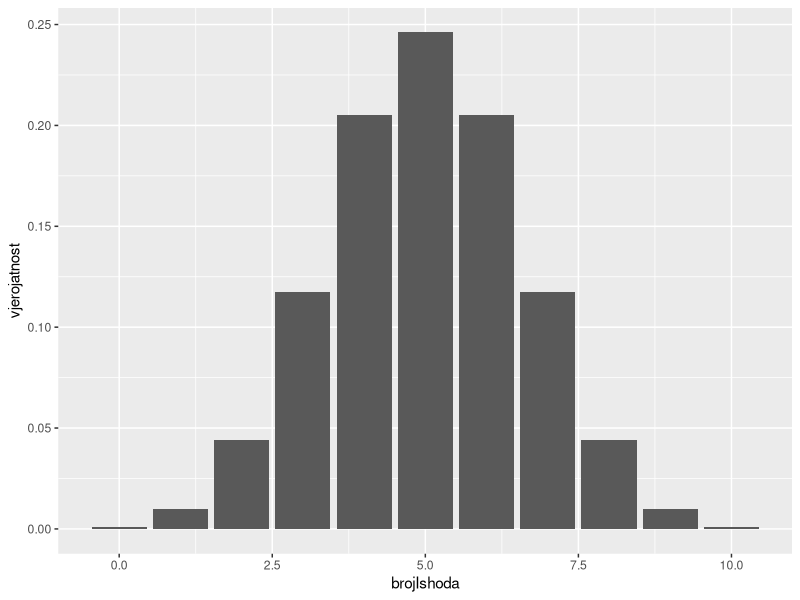
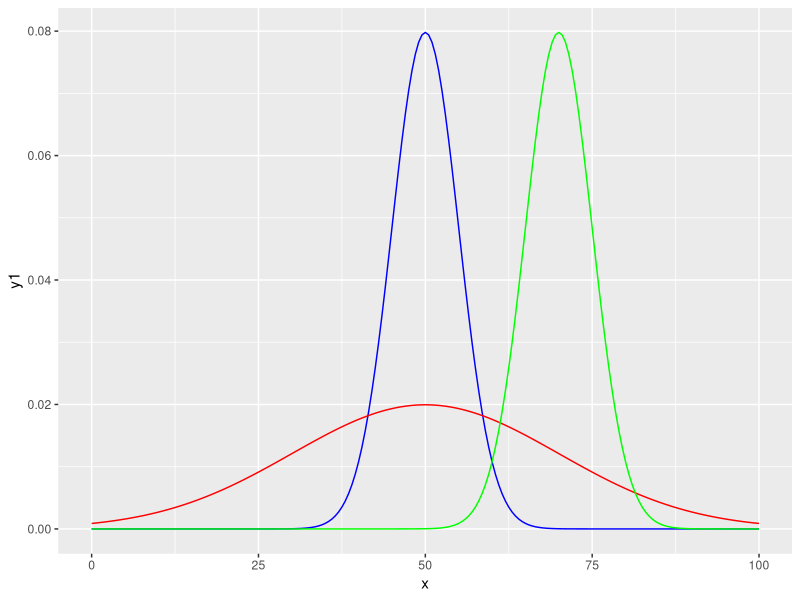
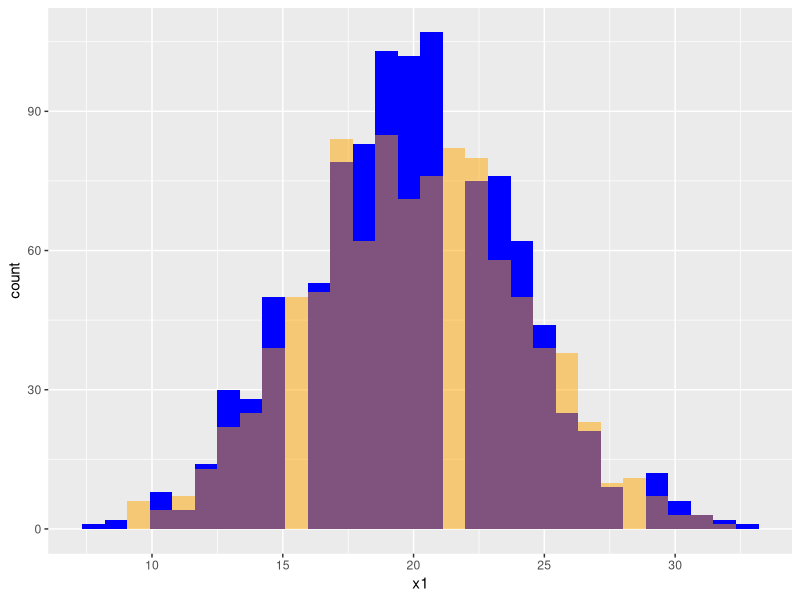
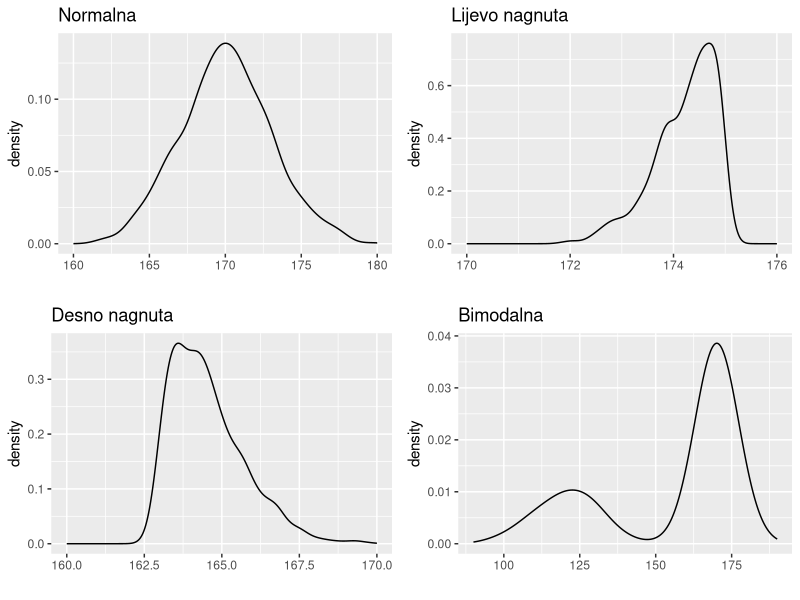
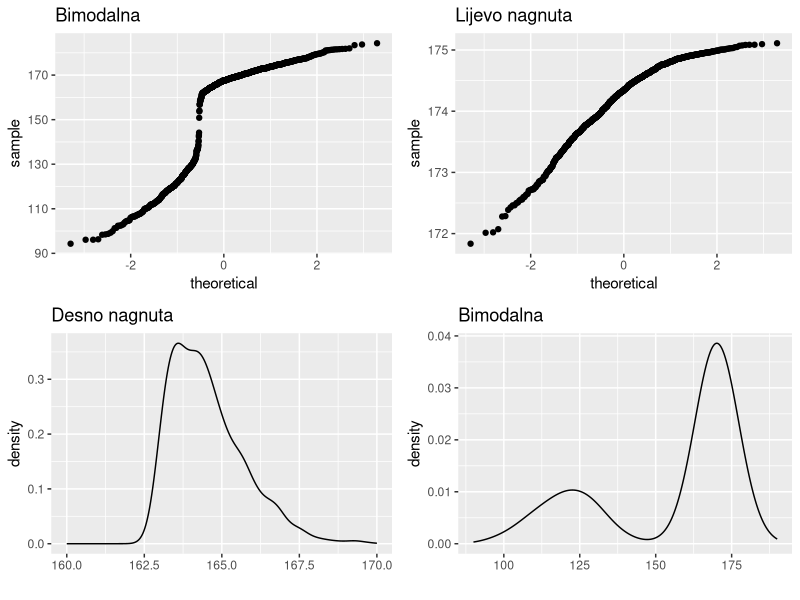
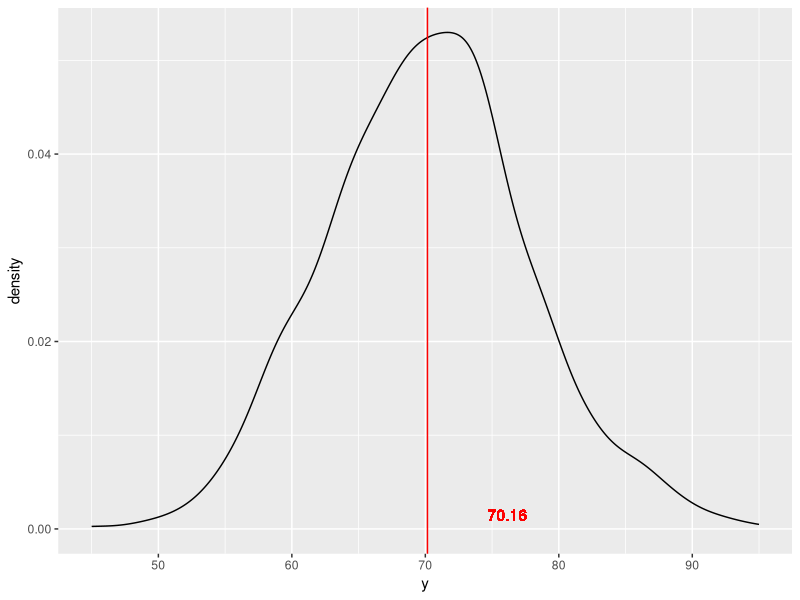

Here is the R script that generated these plots, in order:
## ---- chunk 1
library(tidyverse)
library(sn)
library(GGally)
library(gridExtra)
brojZad <- 0
brojPog <- 13
## ---- chunk 2
# koja je vjerojatnost da u 10 bacanja novčića vrijednost "pismo" dobijete točno jednom?
dbinom(1, 10, 1/2)

# koja je vjerojatnost da u 20 bacanja novčića broj dobivanja vrijednosti "pismo" bude manji ili jednak 10?
pbinom(10, 20, 1/2)

# koja je vrijednost prvog, drugog i trećeg kvartila u bacanju novčića 100 puta?
qbinom(p = c(0.25, 0.5, 0.75), size = 100, prob = 0.5)

# nacrtajte funkciju razdiobe eksperimenta bacanja novčića 100 puta
## NAPUTAK: napravite pomoćni numerički vektor svih mogućih ishoda, 
##          konstruirajte podatkovni okvir sa potrebnim podacima a potom nacrtajte razdiobu
##          na grafu odabrane geometrije (točkasta, linijska ili stupčasta)

data.frame(brojIshoda = 0:10, vjerojatnost = dbinom(0:10, 10, 0.5)) %>%
  ggplot(aes(x=brojIshoda,y=vjerojatnost)) + geom_bar(stat="identity")

data.frame(brojIshoda = 0:10, vjerojatnost = dbinom(0:10, 10, 0.5))
## ---- chunk 3
# ako pretpostavimo normalnu razdiobu sa sredinom 50 i standardnom devijacijom 5, koja je vjerojatnost
# da će slučajno odabrana opservacija imati vrijednost između 55 i 65?
pnorm(65, 50, 5) - pnorm(55, 50, 5)


# na jednom grafu prikažite funkcije gustoće razdiobe sa sljedećim parametrima
#   - sredina: 50, st.dev: 5   (plava linija)
#   - sredina: 50, st.dev: 20  (crvena linija)
#   - sredina: 70, st.dev: 5   (zelena linija)
#
## NAPUTAK: koristite trik s "pomoćnim vektorom" iz prethodnog zadatka
##          na isti graf stavite tri geometrije sa redefinicijom y estetike
x<-seq(0,100,0.5)
df<-data.frame(x=x,y1=dnorm(x,50,5),y2=dnorm(x,50,20),y3=dnorm(x,70,5))
ggplot(df,aes(x=x))+geom_line(aes(y=y1),color="blue")+geom_line(aes(y=y2),color="red")+geom_line(aes(y=y3),color="green")
## ---- chunk 4
# generirajte 1000 opservacija koje odgovaraju broju pozitivnih ishoda
# kod 100 ponavljanja Bernoullijevog eksperimenta sa vjerojatnosti
# pozitivnog ishoda od 0.2
x1 <- rbinom(1000, 100, 0.2)

# generirajte 1000 opservacija koje odgovaraju normalnoj razdiobi
# sa srednjom vrijednosti 20 i standardnom devijacijom 4
x2 <- rnorm(1000, 20, 4)

# na istom grafu nacrtajte histograme oba skupa opservacija
# (sami odaberite prikladnu širinu ladice)
data.frame(x1=x1,x2=x2) %>% ggplot(aes(x=x1)) + geom_histogram(fill='blue',aplha = 0.5,bins = 30) + geom_histogram(aes(x=x2), fill='orange',alpha = 0.5, bins= 30)
## ---- chunk 5
# učitajte podatke iz datoteke "podaci.csv" i prikažite izgled
# procjenjene funkcije razdiobe za svaki od stupaca
# komentirajte izgled tj. prirodu prikazanih razdiobi
df <- read_csv("podaci.csv",show_col_types = F)
g1 <-  ggplot(df, aes(x1)) + geom_density() + labs(x = "", title = "Normalna") + xlim(c(160, 180))
g2 <-  ggplot(df, aes(x2)) + geom_density() + labs(x = "", title = "Lijevo nagnuta") + xlim(c(170, 176))
g3 <-  ggplot(df, aes(x3)) + geom_density() + labs(x = "", title = "Desno nagnuta") + xlim(c(160, 170))
g4 <-  ggplot(df, aes(x4)) + geom_density() + labs(x = "", title = "Bimodalna") + xlim(c(90, 190))
grid.arrange(g1,g2,g3,g4,nrow=2,ncol=2)

## ---- chunk 6
# nacrtajte QQ grafove varijabli iz prethodnog zadatka
g1<-ggplot(df,aes(sample=x1)) + geom_qq() + labs(title="Normalna")
g2<-ggplot(df,aes(sample=x2)) + geom_qq() + labs(title="Lijevo nagnuta")
g1<-ggplot(df,aes(sample=x3)) + geom_qq() + labs(title="Desno nagnuta")
g1<-ggplot(df,aes(sample=x4)) + geom_qq() + labs(title="Bimodalna")
grid.arrange(g1, g2, g3, g4, nrow=2, ncol=2)
## ---- chunk 7
set.seed(1234)
# napišite funkciju `baciNovcic(n)` koja će vratiti vektor duljine `n` sa nasumično 
# odabranim vrijednostima 0 (pismo) i 1 (glava)
# bacite novčić 10, 100, 1000 i 1,000,000 puta te ispišite postotak slučajeva kada je ispala "glava"

baciNovcic <- function(n) {
  sample(c(0, 1), n, replace = T)
}
baciNovcic(10) %>% mean(.)
baciNovcic(100) %>% mean(.)
baciNovcic(1000) %>% mean(.)
baciNovcic(1000000) %>% mean(.)

## ---- chunk 8
set.seed(1234)
# napravite funkciju `baci2kockice(n)` koja vraća vektor od n elemenata
# gdje je svaki element zbroj rezultata jednog bacanja dvije kockice

# ispišite vjerojatnosti svakog mogućeg zbroja za 100, 1000 i 1,000,000 bacanja kockice
baci2kockice <- function(n) {
  replicate(n , sample(1:6, 1) + sample(1:6, 1))
}
table(baci2kockice((100))) / 100
table(baci2kockice((1000))) / 1000
round(table(baci2kockice(1000000))/1000000,3)

## ---- chunk 9
set.seed(1234)
# igra "belot" se igra sa mađarskim kartama - 32 karte u 4 različite boje
# svaki igrač dobiva po 8 karata
# jedan od rijetkih događaja u igri je zvanje "belot" kod kojeg (barem) jedan od igrača
# dobije sve karte jednake boje
# simulacijom procijenite vjerojatnost ovog događaja
spil <- c(rep(1, 8), rep(2, 8), rep(3, 8), rep(4, 8))
belotExp <- function() {
  spil <- sample(spil, 32)
  
zvanjeBelot <- (length(unique(spil[1:8])) == 1 || length(unique(spil[9:16])) == 1 || length(unique(spil[17:24])) == 1 || length(unique(spil[25:32])) == 1)
  zvanjeBelot
}

replicate(1000000, belotExp()) %>% sum
## ---- chunk 10
set.seed(1234)
# 1000 puta ponovite simulaciju bacanja kockice 20 puta
# rezultate simulacije pohranite u matricu gdje će retci biti 
# zapis 20 ishoda pojedinog bacanja
rez <- replicate(1000, sample(1:6, 20, replace = TRUE)) %>% t
# ispišite prva 3 redaka dobivene matrice
rez[1:3, ]

## ---- chunk 11
# nacrtajte razdiobu suma bacanja dobivenih u simulacijama pohranjenim u varijabli `rez`
# za računanje sumi koristite funkciju `apply` ili `rowSums`
# u varijablu `prosjSum` upišite prosječnu sumu zaokruženu na 2 decimale
# za crtanje razdiobe koristite `ggplot` i `geom_density`
# dodajte crvenu vertikalnu liniju na sredini uz pomoć fukcije `geom_vline`
#    (estetika `xintercept` postavljena na `prosjSum`)
# i iznos sredine crvene boje uz pomoć funkcije `geom_text` 
#    ( parametar `label` postavljen na `prosjSum`, parametri `x` i `y` uz liniju)
df <- data.frame(x = 1:1000, y = rowSums(rez))
prosjSum <- mean(df$y)
ggplot(df, aes(y)) + geom_density() + geom_vline(aes(xintercept = prosjSum), color = "red") + 
  geom_text(x = prosjSum + 6, y = 0.0015, label = round(prosjSum,2), color = "red")
